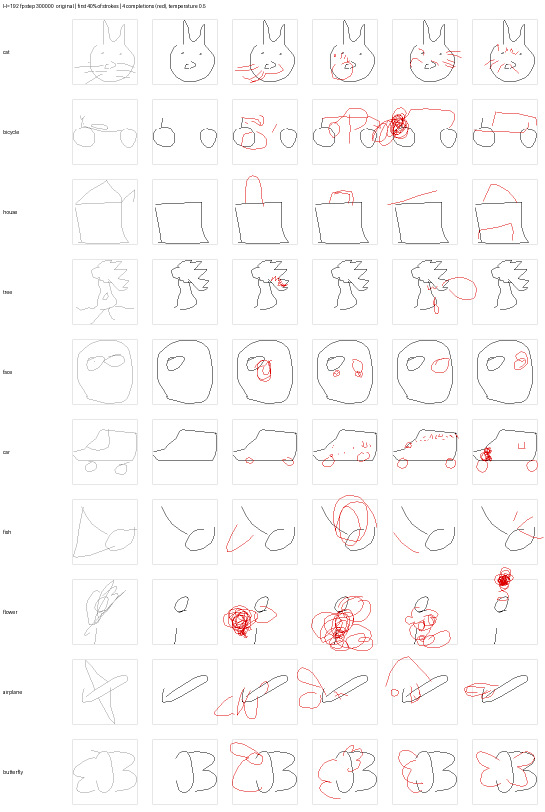
#> input picture paint/train/samples/h192_fp/complete_a.png, 1090 x 1624 px (shown at 1/2 size)
$ python process.py ../../paint/train/samples/h192_fp/complete_a.png out.png
#> lines starting #> are read from the running program, lines starting #| are printed output that depends on the picture
#> further down, rgb is the input picture: shape (1624, 1090, 3); mean R, G, B 251.2, 249.6, 249.6
"""Reference post-processing for Dream training images (this file defines the data format).

512x512 RGB from FLUX -> greyscale -> near-white pushed to white -> crop to the subject's bounding
box (non-white pixels) plus a margin -> pad to a white square with the subject centred ->
area-average down to 64x64 and (directly from the padded square) to 32x32 -> quantize to 16 grey
levels, uint8 0..15 with 0 = black and 15 = white.

Split files (written by filter.py select, or by write_split below):
  images64.npy (N,64,64) uint8 0..15, images32.npy (N,32,32) uint8 0..15,
  labels.npy (N,) int16 index into subjects.txt, meta.jsonl (prompt, seed, subject, source, scores).
"""
import json
import os

import numpy as np
from PIL import Image

WHITE = 0.90      # grey values above this become pure white (ink = grey <= WHITE)
MARGIN = 0.06     # margin around the subject's bounding box, as a fraction of its longer side
LEVELS = 16


def to_grey(rgb):
    """uint8 (H,W,3) or (H,W) -> float32 grey in [0,1] (ITU-R 601 luma)."""
    a = np.asarray(rgb, dtype=np.float32) / 255.0
    if a.ndim == 3:
        a = a[..., 0] * 0.299 + a[..., 1] * 0.587 + a[..., 2] * 0.114
#> a: shape (1624, 1090) float32
    return a


def whiten(g, white=WHITE):
#> called with white = 0.9
    g = g.copy()
    g[g > white] = 1.0
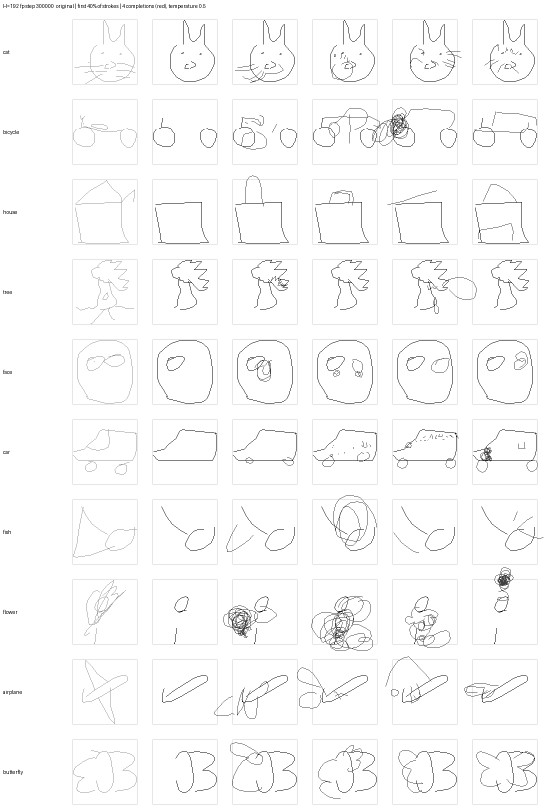
#> g: shape (1624, 1090) float32 (shown at 1/2 size); min 0, max 1, mean 0.981
    return g


def bbox(ink):
    ys = np.flatnonzero(ink.any(1))
#> ys = 1371 values from 7 to 1608
    xs = np.flatnonzero(ink.any(0))
#> xs = 1052 values from 6 to 1086
    if len(ys) == 0:
        return None
    return ys[0], ys[-1] + 1, xs[0], xs[-1] + 1     # y0, y1, x0, x1 (exclusive)


def crop_square(g, white=WHITE, margin=MARGIN):
    """Crop the whitened grey image to the ink bounding box plus margin, pad to a centred square."""
    b = bbox(g <= white)
#> b = (7, 1609, 6, 1087)
    if b is None:
        return np.ones((64, 64), np.float32)
    y0, y1, x0, x1 = b
#> y0 = 7; y1 = 1609; x0 = 6; x1 = 1087
    h, w = y1 - y0, x1 - x0
#> h = 1602; w = 1081
    side = max(h, w)
#> side = 1602
    m = int(round(margin * side))
#> m = 96
    S = side + 2 * m
#> S = 1794
    sq = np.ones((S, S), np.float32)
    oy, ox = (S - h) // 2, (S - w) // 2
#> oy = 96; ox = 356
    sq[oy:oy + h, ox:ox + w] = g[y0:y1, x0:x1]
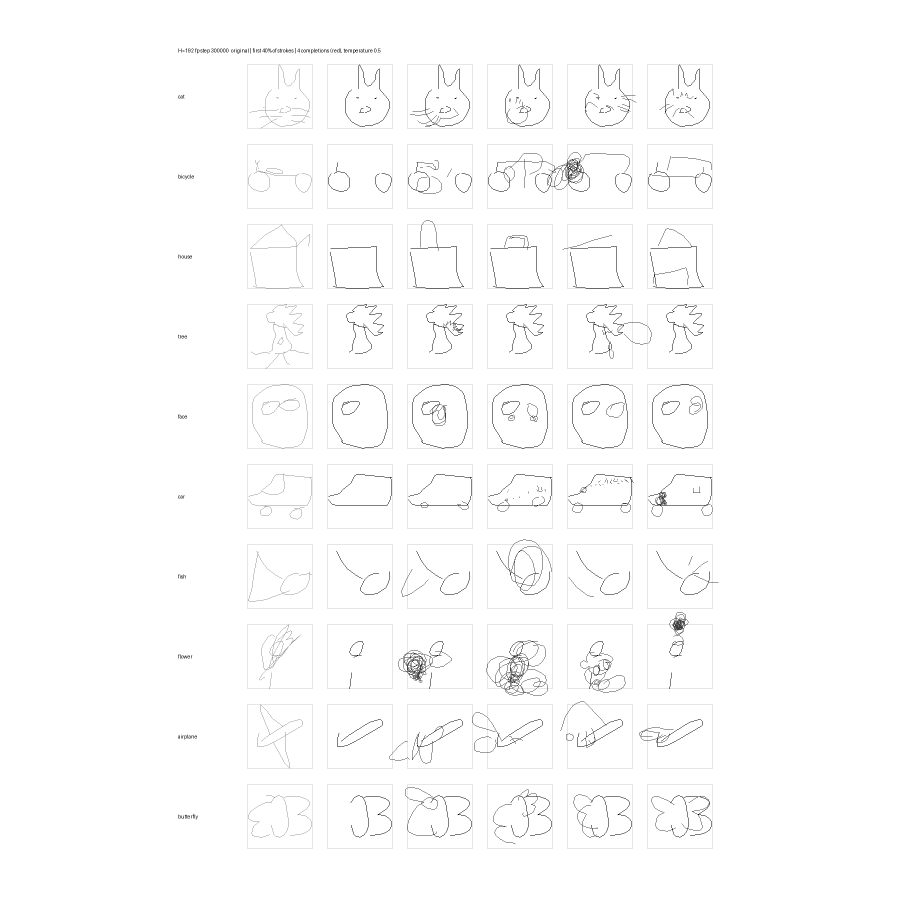
#> sq: shape (1794, 1794) float32 (shown at 1/2 size); min 0, max 1, mean 0.989
    return sq


def area_resize(sq, n):
    """Exact area averaging (PIL BOX filter on float data)."""
#> called with n = 64
    return np.asarray(Image.fromarray(sq.astype(np.float32), mode='F').resize((n, n), Image.BOX),
                      dtype=np.float32)
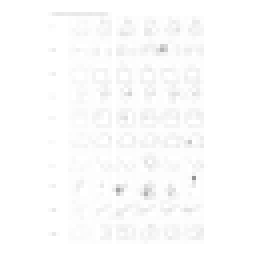
#> returned value: shape (64, 64) float32 (shown 4 times larger); min 0.582, max 1, mean 0.989


def quantize(g, levels=LEVELS):
#> called with levels = 16
    return np.clip(np.rint(g * (levels - 1)), 0, levels - 1).astype(np.uint8)
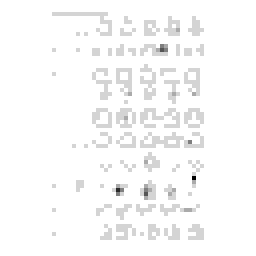
#> returned value: shape (64, 64) (shown 4 times larger); min 9, max 15, mean 14.87; drawn with min black and max white


def process(rgb, white=WHITE, margin=MARGIN):
    """512x512 RGB uint8 -> (img64, img32) uint8 0..15 (0 = black)."""
    g = whiten(to_grey(rgb), white)
    sq = crop_square(g, white, margin)
    return quantize(area_resize(sq, 64)), quantize(area_resize(sq, 32))
#> call 2 of quantize, with levels = 16
#> in quantize (call 2), `return np.clip(np.rint(g * (levels - 1)), 0, levels - 1).astype(np.uin..`:
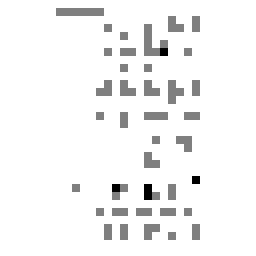
#> returned value: shape (32, 32) (shown 8 times larger); min 13, max 15, mean 14.91; drawn with min black and max white


def to_u8(img16):
    """0..15 -> 0..255 for viewing."""
    return (img16.astype(np.uint16) * 17).astype(np.uint8)
#> returned value: shape (64, 64)


def write_split(out, img64, img32, labels, metas):
    os.makedirs(out, exist_ok=True)
    import shutil
    shutil.copy(os.path.join(os.path.dirname(os.path.abspath(__file__)), 'subjects.txt'), os.path.join(out, 'subjects.txt'))
    np.save(os.path.join(out, 'images64.npy'), np.asarray(img64, np.uint8))
    np.save(os.path.join(out, 'images32.npy'), np.asarray(img32, np.uint8))
    np.save(os.path.join(out, 'labels.npy'), np.asarray(labels, np.int16))
    with open(os.path.join(out, 'meta.jsonl'), 'w') as f:
        for m in metas:
            f.write(json.dumps(m) + '\n')


if __name__ == '__main__':
    # Process one PNG for a quick look:  python process.py in.png out_prefix
    import sys
    rgb = np.asarray(Image.open(sys.argv[1]).convert('RGB'))
    a64, a32 = process(rgb)
    Image.fromarray(to_u8(a64)).resize((256, 256), Image.NEAREST).save(sys.argv[2] + '_64.png')
    Image.fromarray(to_u8(a32)).resize((256, 256), Image.NEAREST).save(sys.argv[2] + '_32.png')

$ run again, on paint/train/samples/h192_fp/grid_a.png
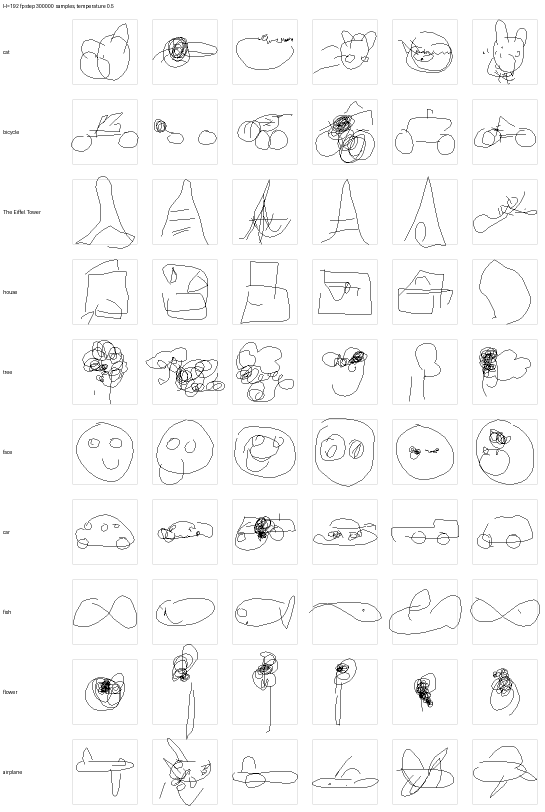
#> input picture paint/train/samples/h192_fp/grid_a.png, 1090 x 1624 px (shown at 1/2 size)
#> rgb is the input picture: shape (1624, 1090, 3); min 0, max 255, mean 248.4
#> g: shape (1624, 1090) float32; min 0, max 1, mean 0.974
#> ys = 1396 values from 7 to 1611
#> xs = 973 values from 6 to 1078
#> b = (7, 1612, 6, 1079)
#> y0 = 7; y1 = 1612; x0 = 6; x1 = 1079
#> h = 1605; w = 1073
#> side = 1605
#> m = 96
#> S = 1797
#> oy = 96; ox = 362
#> in quantize, `return np.clip(np.rint(g * (levels - 1)), 0, levels - 1).astype(np.uin..`:
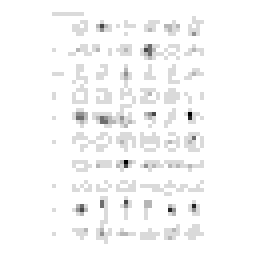
#> returned value: shape (64, 64) (shown 4 times larger); min 8, max 15, mean 14.8; drawn with min black and max white
#> `Image.fromarray(to_u8(a32)).resize((256, 256), Image.NEAREST).save(sys..`:
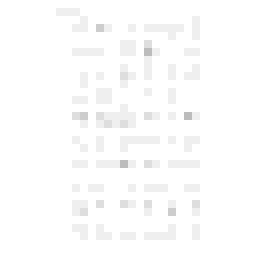
#> saved as out.png_32.png: PIL image 256x256 L; min 187, max 255, mean 252.2

$ run again, on paint/train/samples/h192_fp/grid_b.png
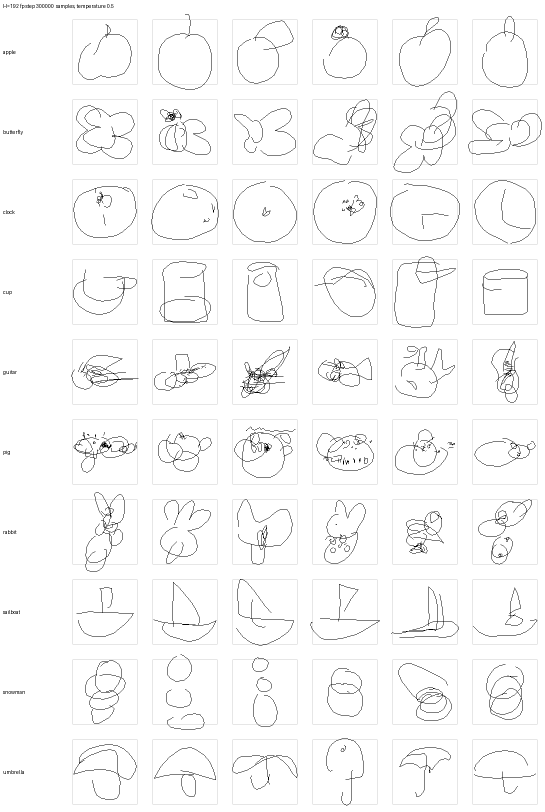
#> input picture paint/train/samples/h192_fp/grid_b.png, 1090 x 1624 px (shown at 1/2 size)
#> rgb is the input picture: shape (1624, 1090, 3); min 0, max 255, mean 249.2
#> g: shape (1624, 1090) float32; min 0, max 1, mean 0.977
#> ys = 1436 values from 7 to 1610
#> xs = 942 values from 6 to 1083
#> b = (7, 1611, 6, 1084)
#> y0 = 7; y1 = 1611; x0 = 6; x1 = 1084
#> h = 1604; w = 1078
#> side = 1604
#> m = 96
#> S = 1796
#> oy = 96; ox = 359
#> in crop_square, `sq[oy:oy + h, ox:ox + w] = g[y0:y1, x0:x1]`:
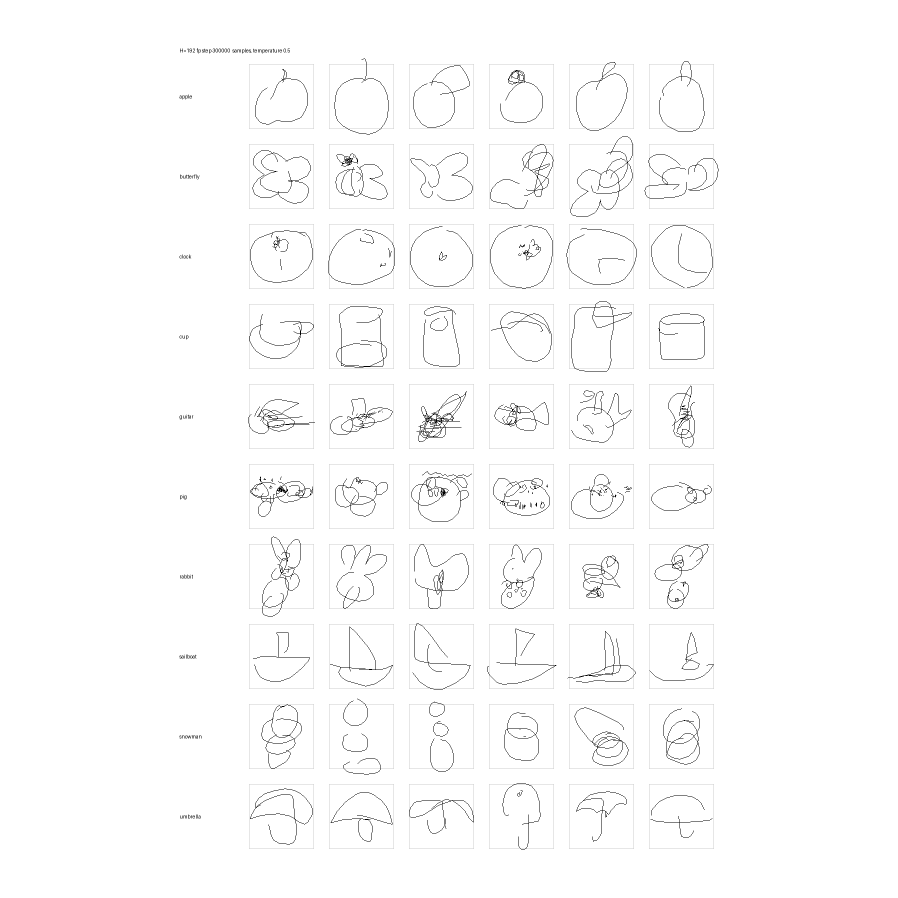
#> sq: shape (1796, 1796) float32 (shown at 1/2 size); min 0, max 1, mean 0.988
#> in quantize (call 2), `return np.clip(np.rint(g * (levels - 1)), 0, levels - 1).astype(np.uin..`:
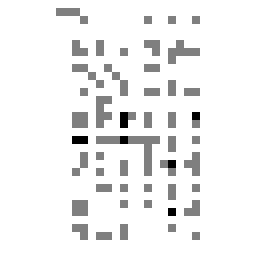
#> returned value: shape (32, 32) (shown 8 times larger); min 13, max 15, mean 14.88; drawn with min black and max white
